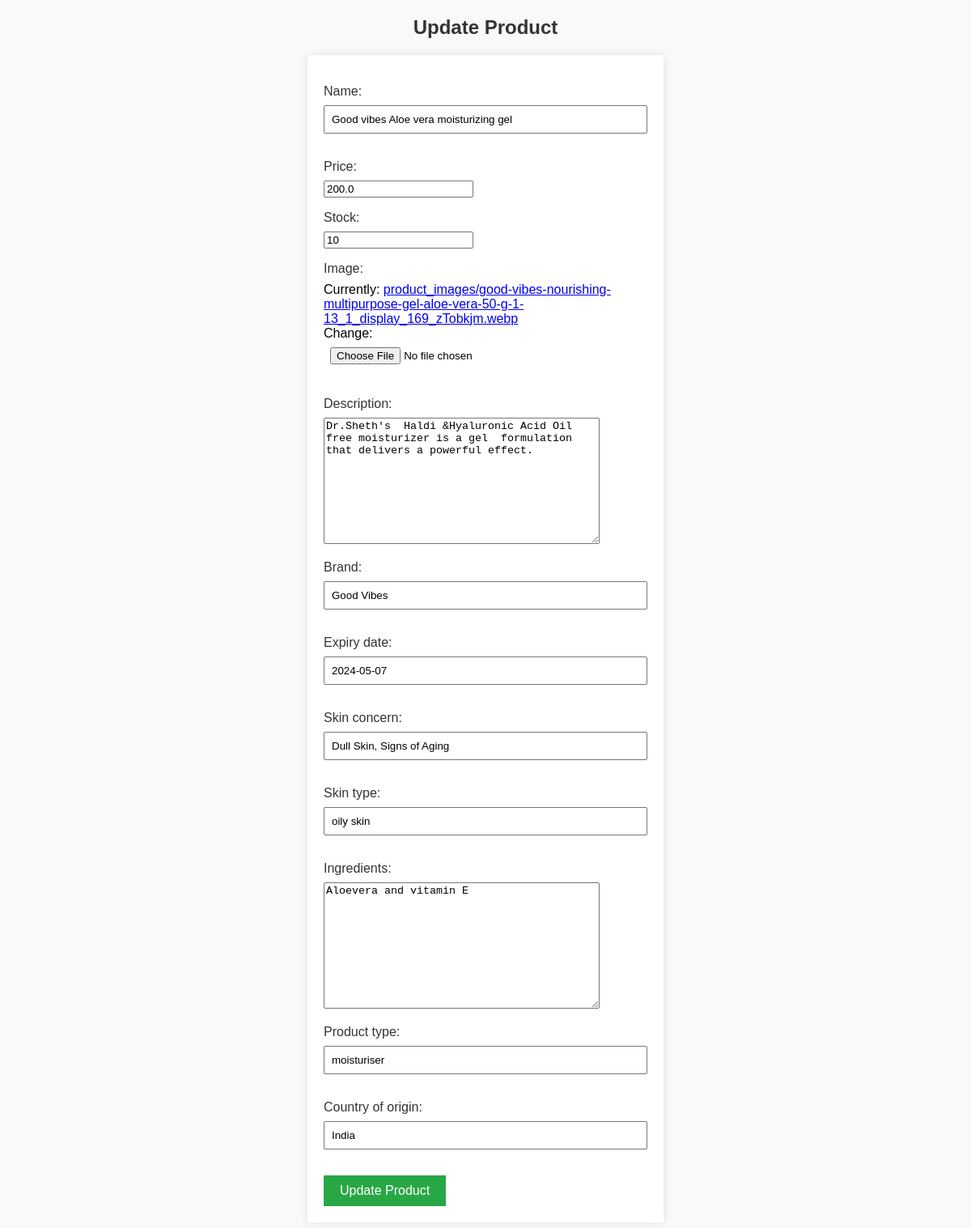
Screenshot of /3/update/ with the database file from the repository.
### beautystore_app/models.py (models this page shows, shortened)
class Product(models.Model):
    name = models.CharField(max_length=255)
    price = models.FloatField()
    stock = models.IntegerField()
    image = models.ImageField(upload_to='product_images/')
    description = models.TextField()
    quantity_available = models.PositiveIntegerField(default=0)
    brand = models.CharField(max_length=255)
    expiry_date = models.DateField(null=True, blank=True)
    skin_concern = models.CharField(max_length=255, null=True, blank=True)
    skin_type = models.CharField(max_length=255, null=True, blank=True)
    ingredients = models.TextField(null=True, blank=True)
    product_type = models.CharField(max_length=255, null=True, blank=True)
    country_of_origin = models.CharField(max_length=255, null=True, blank=True)
    seller = models.ForeignKey(Seller, on_delete=models.CASCADE)
    subcategory = models.ForeignKey(Subcategory, on_delete=models.CASCADE)
    quantity_in_stock = models.PositiveIntegerField(default=0)
    reorder_level = models.PositiveIntegerField(default=0)
    cost = models.DecimalField(max_digits=10, decimal_places=2,default=100)

### beautystore_app/views.py (the view)
# urls.py: path('<int:pk>/update/', views.product_update, name='product_update'),
def product_update(request, pk):
    product = get_object_or_404(Product, pk=pk)
    if request.method == 'POST':
        form = ProductUpdateForm(request.POST, request.FILES, instance=product)
        if form.is_valid():
            form.save()
            return redirect('admin_product_page')  # Redirect to the product detail page after updating
    else:
        form = ProductUpdateForm(instance=product)
    return render(request, 'update_product.html', {'form': form, 'product': product})

### beautystore_app/forms.py
class ProductUpdateForm(forms.ModelForm):
    class Meta:
        model = Product
        fields = ['name', 'price', 'stock', 'image','description','brand','expiry_date','skin_concern','skin_type','ingredients','product_type','country_of_origin']

### templates/update_product.html (shortened to what this page needs)
<!DOCTYPE html>
<html>
<head>
</head>
<body>
    <center><h2>Update Product</h2></center>
    <form method="post" enctype="multipart/form-data">
        {{ form.as_p }}
        <button type="submit">Update Product</button>
    </form>
</body>
</html>

### templates/update_product.html (style rules this page uses)
body { font-family: 'Arial', sans-serif; background-color: #f8f9fa; margin: 0; padding: 0; }
h2 { color: #333; }
form { max-width: 400px; margin: 20px auto; padding: 20px; background-color: #fff; box-shadow: 0 0 10px rgba(0, 0, 0, 0.1); }
label { display: block; margin-bottom: 8px; color: #333; }
input[type="text"], input[type="file"] { width: 100%; padding: 8px; margin-bottom: 16px; box-sizing: border-box; }
button { background-color: #28a745; color: #fff; padding: 10px 20px; border: none; cursor: pointer; font-size: 16px; }

### rows the page displays
Product: name "Good vibes Aloe vera moisturizing gel", price "200.0", stock "10", description "Dr.Sheth's Haldi &Hyaluronic Acid Oil free moisturizer is a gel formulation that delivers a powerful effect.", brand "Good Vibes", expiry_date "2024-05-07", skin_concern "Dull Skin, Signs of Aging", skin_type "oily skin", ingredients "Aloevera and vitamin E", product_type "moisturiser", country_of_origin "India"
